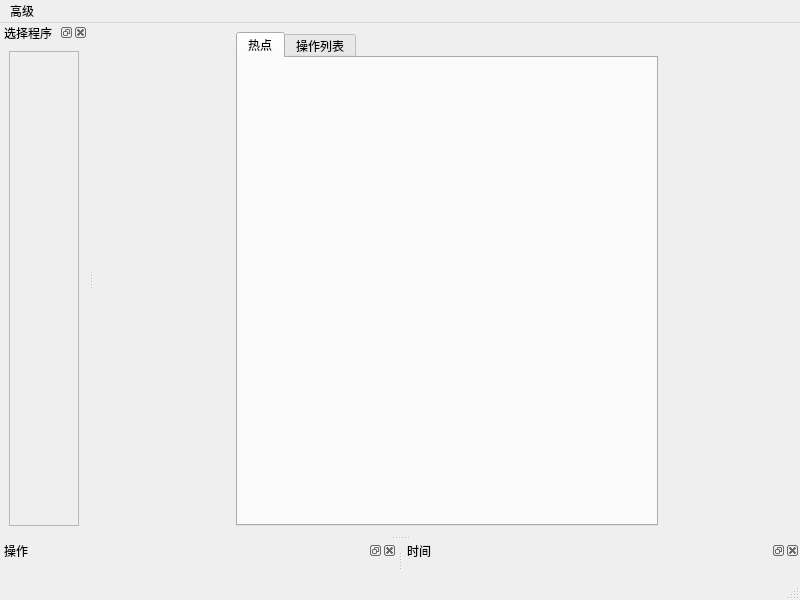
<?xml version="1.0" encoding="UTF-8"?>
<ui version="4.0">
 <class>InADayWidget</class>
 <widget class="QMainWindow" name="InADayWidget">
  <property name="geometry">
   <rect>
    <x>0</x>
    <y>0</y>
    <width>800</width>
    <height>600</height>
   </rect>
  </property>
  <property name="windowTitle">
   <string>MainWindow</string>
  </property>
  <widget class="QWidget" name="centralwidget">
   <layout class="QGridLayout" name="gridLayout_2">
    <item row="0" column="0">
     <widget class="QTabWidget" name="tabWidget">
      <property name="sizePolicy">
       <sizepolicy hsizetype="Maximum" vsizetype="Preferred">
        <horstretch>0</horstretch>
        <verstretch>0</verstretch>
       </sizepolicy>
      </property>
      <property name="currentIndex">
       <number>0</number>
      </property>
      <widget class="QWidget" name="tab">
       <attribute name="title">
        <string>热点</string>
       </attribute>
       <layout class="QGridLayout" name="gridLayout_3">
        <item row="0" column="0">
         <widget class="MouseSpectrogram" name="mouseSpectrogram" native="true">
          <property name="minimumSize">
           <size>
            <width>400</width>
            <height>200</height>
           </size>
          </property>
         </widget>
        </item>
        <item row="1" column="0">
         <widget class="KeyboardSpectrogram" name="keyboardSpectrogram" native="true">
          <property name="minimumSize">
           <size>
            <width>400</width>
            <height>120</height>
           </size>
          </property>
         </widget>
        </item>
       </layout>
      </widget>
      <widget class="QWidget" name="tab_2">
       <attribute name="title">
        <string>操作列表</string>
       </attribute>
       <layout class="QGridLayout" name="gridLayout_7"/>
      </widget>
     </widget>
    </item>
   </layout>
  </widget>
  <widget class="QMenuBar" name="menubar">
   <property name="geometry">
    <rect>
     <x>0</x>
     <y>0</y>
     <width>800</width>
     <height>23</height>
    </rect>
   </property>
   <widget class="QMenu" name="menu">
    <property name="title">
     <string>高级</string>
    </property>
    <addaction name="operationListAction"/>
   </widget>
   <addaction name="menu"/>
  </widget>
  <widget class="QStatusBar" name="statusbar"/>
  <widget class="QDockWidget" name="dockWidget">
   <property name="windowTitle">
    <string>选择程序</string>
   </property>
   <attribute name="dockWidgetArea">
    <number>1</number>
   </attribute>
   <widget class="QWidget" name="dockWidgetContents">
    <layout class="QGridLayout" name="gridLayout_5">
     <item row="0" column="0">
      <widget class="QScrollArea" name="scrollArea">
       <property name="widgetResizable">
        <bool>true</bool>
       </property>
       <widget class="QWidget" name="scrollAreaWidgetContents">
        <property name="geometry">
         <rect>
          <x>0</x>
          <y>0</y>
          <width>69</width>
          <height>462</height>
         </rect>
        </property>
        <layout class="QGridLayout" name="gridLayout_6">
         <item row="0" column="0">
          <widget class="ChooseProgramList" name="chooseProgramList" native="true"/>
         </item>
        </layout>
       </widget>
      </widget>
     </item>
    </layout>
   </widget>
  </widget>
  <widget class="QDockWidget" name="dockWidget_2">
   <property name="windowTitle">
    <string>操作</string>
   </property>
   <attribute name="dockWidgetArea">
    <number>8</number>
   </attribute>
   <widget class="QWidget" name="dockWidgetContents_2">
    <layout class="QGridLayout" name="gridLayout">
     <item row="0" column="0">
      <widget class="InADayOperationChart" name="inADayOperationChart" native="true"/>
     </item>
    </layout>
   </widget>
  </widget>
  <widget class="QDockWidget" name="dockWidget_3">
   <property name="windowTitle">
    <string>时间</string>
   </property>
   <attribute name="dockWidgetArea">
    <number>8</number>
   </attribute>
   <widget class="QWidget" name="dockWidgetContents_3">
    <layout class="QGridLayout" name="gridLayout_4">
     <item row="0" column="0">
      <widget class="InADayTimeChart" name="inADayTimeChart" native="true"/>
     </item>
    </layout>
   </widget>
  </widget>
  <action name="operationListAction">
   <property name="text">
    <string>显示操作列表</string>
   </property>
  </action>
 </widget>
 <customwidgets>
  <customwidget>
   <class>ChooseProgramList</class>
   <extends>QWidget</extends>
   <header>chooseprogramlist.h</header>
   <container>1</container>
  </customwidget>
  <customwidget>
   <class>InADayOperationChart</class>
   <extends>QWidget</extends>
   <header>inadayoperationchart.h</header>
   <container>1</container>
  </customwidget>
  <customwidget>
   <class>InADayTimeChart</class>
   <extends>QWidget</extends>
   <header>inadaytimechart.h</header>
   <container>1</container>
  </customwidget>
  <customwidget>
   <class>MouseSpectrogram</class>
   <extends>QWidget</extends>
   <header>mousespectrogram.h</header>
   <container>1</container>
  </customwidget>
  <customwidget>
   <class>KeyboardSpectrogram</class>
   <extends>QWidget</extends>
   <header>keyboardspectrogram.h</header>
   <container>1</container>
  </customwidget>
 </customwidgets>
 <resources/>
 <connections/>
</ui>
